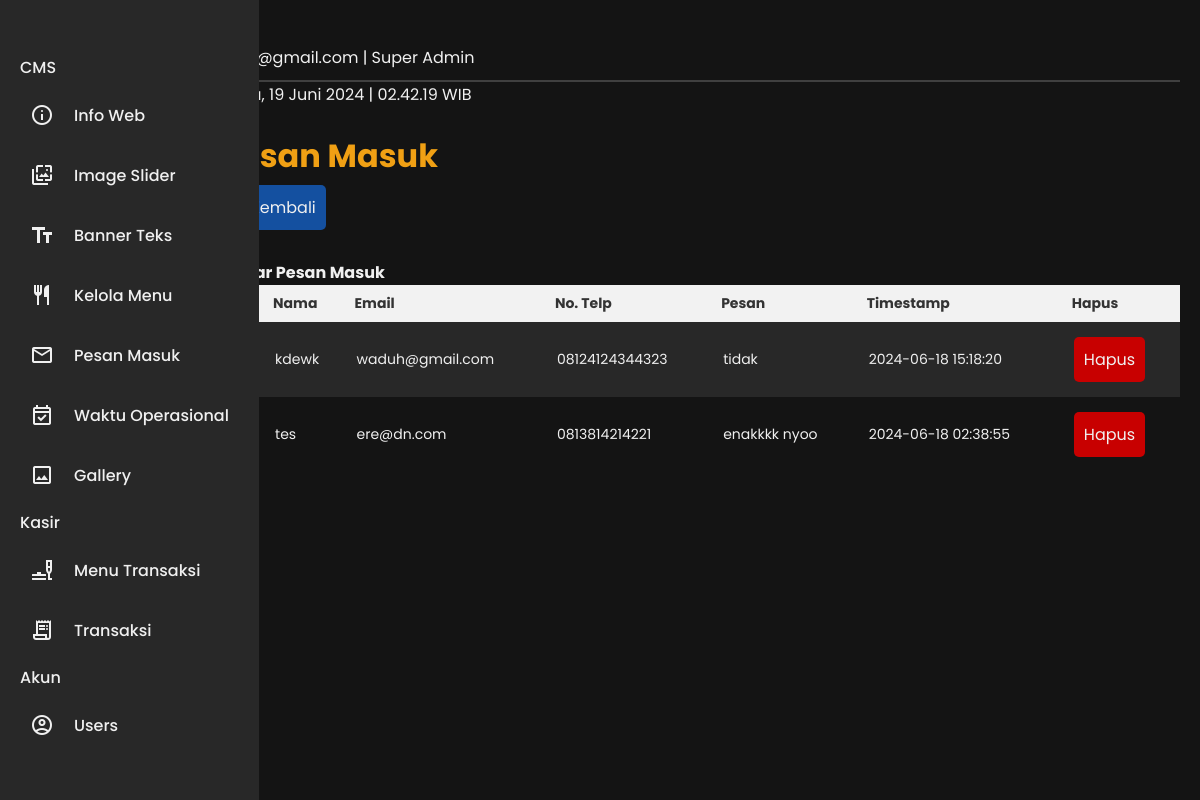
The page /admin/page.php?page=kontak-masuk (signed in) on the database its author committed.
### tables this page shows
CREATE TABLE `kontak_masuk` (
  `id` int(11) NOT NULL,
  `nama` varchar(100) NOT NULL,
  `email` varchar(100) NOT NULL,
  `telp` varchar(20) NOT NULL,
  `pesan` text NOT NULL,
  `timestamp` timestamp NOT NULL DEFAULT current_timestamp()
);

### admin/page/cms/kontak-masuk.php (the view, shortened to what this page needs)
<?php
include 'page/template/sidebar.php';
?>
<body>
    <main class="content">
        <?php include 'page/template/header.php'; ?>
        <div>
            <h1 class="judul">Pesan Masuk</h1>
            <button onclick="window.history.back()"><i class='bx bx-arrow-back'></i> Kembali</button>
            <br>
            <div class="text">
                <br>
                <?php
                $no = 1;
                ?>
                <table>
                    <h4>Daftar Pesan Masuk</h4>
                    <tr>
                        <th>No</th>
                        <th>Nama</th>
                        <th>Email</th>
                        <th>No. Telp</th>
                        <th>Pesan</th>
                        <th>Timestamp</th>
                        <th>Hapus</th>
                    </tr>
                    <?php
                    $data = mysqli_query($koneksi, "SELECT * FROM kontak_masuk ORDER BY id DESC");
                    while ($r = mysqli_fetch_array($data)) {
                    ?>
                        <tr>
                            <td><?php echo $no; ?></td>
                            <td><?php echo $r['nama']; ?></td>
                            <td><?php echo $r['email']; ?></td>
                            <td><?php echo $r['telp']; ?></td>
                            <td><?php echo $r['pesan']; ?></td>
                            <td><?php echo $r['timestamp']; ?></td>
                            <td>
                                <a href="action.php?action=hapus-pesan&id=<?php echo $r['id']; ?>"><button style="background-color: var(--red);">Hapus</button></a>
                            </td>
                        </tr>
                    <?php
                        $no++;
                    }
                    ?>
                </table>
            </div>
        </div>
    </main>
</body>

### admin/assets/css/style.css (style rules this page uses)
button { font-size: 1rem; border: none; color: var(--white); border-radius: 5px; padding: 10px; margin: 0 auto; margin-top: 5px; margin-bottom: 5px; cursor: pointer; }
button { color: var(--white); }

### admin/assets/css/style_sidebar.css (style rules this page uses)
* { margin: 0; padding: 0; box-sizing: border-box; font-family: 'L', sans-serif; }
:root { --blue_dark: #1450A0; --blue_light: #2878F0; --gold: #F0A014; --white: #F0F0F0; --black: #141414; --black2: #282828; --red: #C80000; --body-color: #141414; --sidebar-color: #282828; --sidebar-color2: #F0A014; --primary-color: #1450A0; --primary-color-light: #2878F0; --toggle-color: #2878F0; --text-color: #F0F0F0; --tran-03: all 0.2s ease; --tran-03: all 0.3s ease; --tran-04: all 0.3s ease; --tran-05: all 0.3s ease; }
body { min-height: 100vh; background-color: var(--body-color); transition: var(--tran-05); }

### admin/assets/css/style_table.css (style rules this page uses)
table { width: 100%; border-collapse: collapse; border-spacing: 0; margin: 0 auto; color: var(--white); font-size: 14px; }
th { background-color: #f2f2f2; color: #333; font-weight: bold; padding: 8px; text-align: left; }
tr:nth-child(even) { background-color: var(--black2); }
td { padding: 10px; }
td a { text-decoration: none; }

### admin/page/template/sidebar.php (style rules this page uses)
:root { --background-color: #141414; --sidebar-background: #282828; --sidebar-hover-background: #F0F0F0; --text-color: #F0F0F0; --text-hover-color: #123123; --separator-color: #2878F0; --user-profile-border: #F0F0F0; --user-detail-background: #F0F0F0; --gold: #F0A014; --blue_dark: #1450A0; --blue_light: #2878F0; }
* { margin: 0; padding: 0; box-sizing: border-box; font-family: "Poppins", sans-serif; }
body { min-height: 100vh; background: var(--background-color); display: flex; margin: 0; padding: 0; color: var(--text-color) }
.content { margin-left: 85px; padding: 20px; transition: margin-left 0.4s ease; width: 100vw; }
.judul { color: var(--gold); }
button { background-color: var(--blue_dark); }

### rows shown on the page
kontak_masuk: nama "kdewk", email "waduh@gmail.com", telp "08124124344323", pesan "tidak", timestamp "2024-06-18 15:18:20"
kontak_masuk: nama "tes", email "ere@dn.com", telp "0813814214221", pesan "enakkkk nyoo", timestamp "2024-06-18 02:38:55"

### other values the page prints
$_SESSION['email'] "apip@gmail.com"
$_SESSION['role'] "Super Admin"
